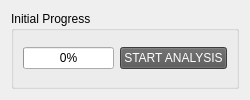
             <widget class="QWidget" name="Initial_Status" native="true">
              <layout class="QVBoxLayout" name="verticalLayout_12">
               <item>
                <widget class="QGroupBox" name="groupBox_29">
                 <property name="title">
                  <string>Initial Progress</string>
                 </property>
                 <layout class="QHBoxLayout" name="horizontalLayout_11">
                  <item>
                   <widget class="QProgressBar" name="progressBar_Status_Setup">
                    <property name="styleSheet">
                     <string notr="true"/>
                    </property>
                    <property name="value">
                     <number>0</number>
                    </property>
                   </widget>
                  </item>
                  <item>
                   <widget class="QPushButton" name="start_analysis_PB">
                    <property name="styleSheet">
                     <string notr="true">background-color:rgb(85, 85, 85);
color:rgb(255, 255, 255)</string>
                    </property>
                    <property name="text">
                     <string>START ANALYSIS</string>
                    </property>
                    <property name="icon">
                     <iconset>
                      <normaloff>icon/gear-up.svg</normaloff>icon/gear-up.svg</iconset>
                    </property>
                   </widget>
                  </item>
                 </layout>
                </widget>
               </item>
              </layout>
             </widget>
